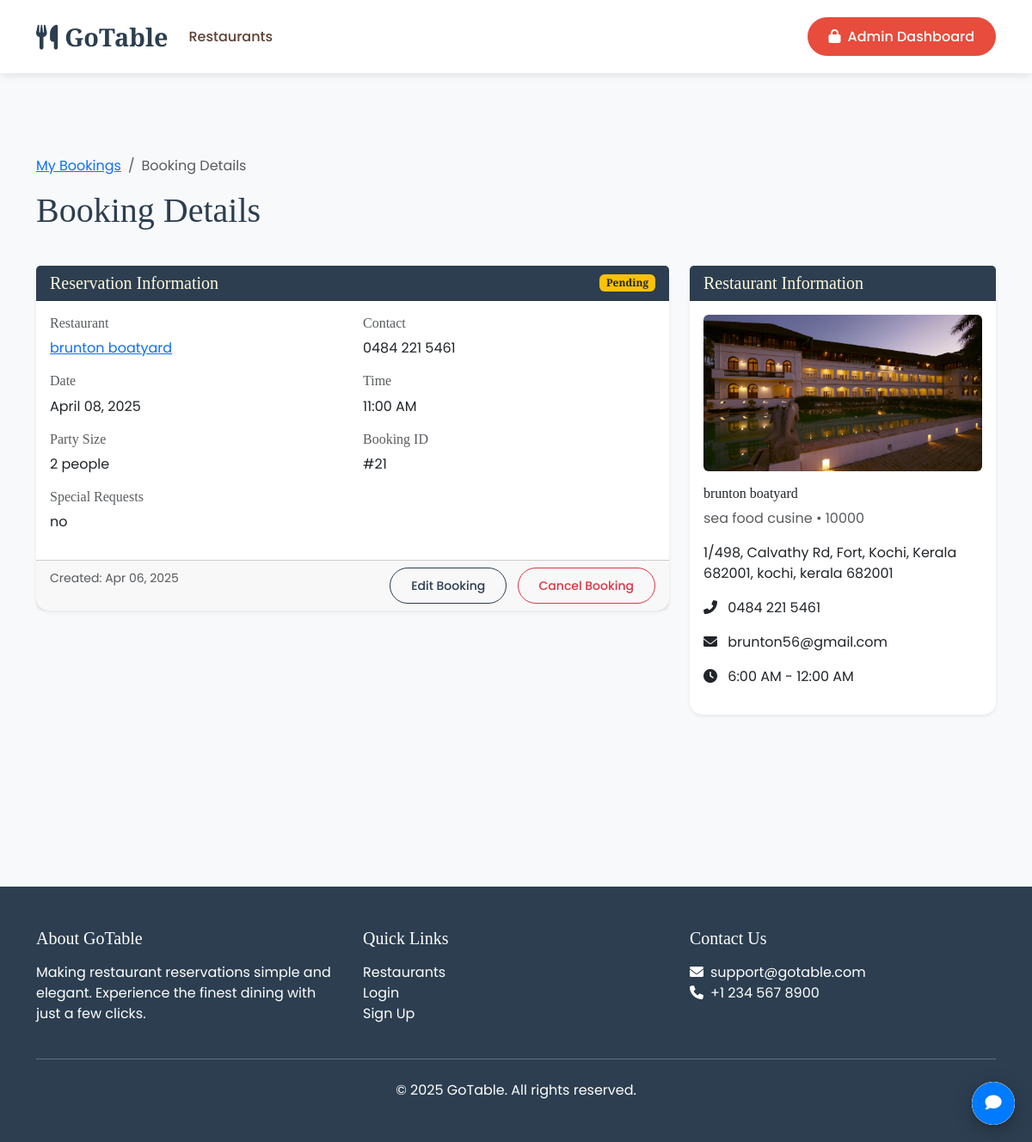
The page /bookings/21/ (signed in) on the database its author committed.
### bookings/models.py (models this page shows, shortened)
class Booking(models.Model):
    STATUS_CHOICES = (
        ('pending', 'Pending'),
        ('confirmed', 'Confirmed'),
        ('completed', 'Completed'),
        ('cancelled', 'Cancelled'),
    )
    SEATING_CHOICES = (
        ('standard', 'Standard Table'),
        ('booth', 'Booth'),
        ('outdoor', 'Outdoor Seating'),
        ('private_room', 'Private Room'),
        ('bar', 'Bar Seating'),
        ('high_top', 'High Top Table'),
        ('window', 'Window Table'),
        ('counter', 'Counter Seating'),
    )
    PAYMENT_STATUS_CHOICES = (
        ('pending', 'Pending'),
        ('completed', 'Completed'),
        ('failed', 'Failed'),
    )
    user = models.ForeignKey(settings.AUTH_USER_MODEL, on_delete=models.CASCADE, related_name='bookings')
    restaurant = models.ForeignKey(Restaurant, on_delete=models.CASCADE, related_name='bookings')
    booking_date = models.DateField(default=timezone.now)
    booking_time = models.TimeField(default=timezone.now)
    party_size = models.PositiveIntegerField(validators=[MinValueValidator(1), MaxValueValidator(20)], default=2)
    seating_preference = models.CharField(max_length=20, choices=SEATING_CHOICES, default='standard')
    special_requests = models.TextField(blank=True, null=True)
    status = models.CharField(max_length=20, choices=STATUS_CHOICES, default='pending')
    payment_status = models.CharField(max_length=20, choices=PAYMENT_STATUS_CHOICES, default='pending')
    amount = models.DecimalField(max_digits=10, decimal_places=2, default=0)
    created_at = models.DateTimeField(auto_now_add=True)
    updated_at = models.DateTimeField(auto_now=True)
    class Meta:
        ordering = ['-booking_date', '-booking_time']
        constraints = [
            models.UniqueConstraint(
                fields=['restaurant', 'booking_date', 'booking_time'],
                name='unique_restaurant_booking'
            )
        ]

### restaurants/models.py (models this page shows, shortened)
class Restaurant(models.Model):
    name = models.CharField(max_length=200)
    slug = models.SlugField(unique=True, blank=True)
    owner = models.ForeignKey('accounts.CustomUser', on_delete=models.CASCADE, related_name='restaurants')
    description = models.TextField()
    address = models.TextField()
    city = models.CharField(max_length=100)
    state = models.CharField(max_length=100)
    country = models.CharField(max_length=100)
    postal_code = models.CharField(max_length=20)
    phone = models.CharField(max_length=20)
    email = models.EmailField()
    website = models.URLField(blank=True)
    opening_time = models.TimeField()
    closing_time = models.TimeField()
    cuisine_type = models.CharField(max_length=100)
    price_range = models.CharField(max_length=50)
    image = models.ImageField(upload_to='restaurant_images/')
    is_active = models.BooleanField(default=True)
    is_featured = models.BooleanField(default=False)
    rating = models.FloatField(default=0.0)
    created_at = models.DateTimeField(auto_now_add=True)
    updated_at = models.DateTimeField(auto_now=True)

### bookings/views.py (the view)
# urls.py: path('<int:pk>/', views.booking_detail, name='detail'),
@login_required
def booking_detail(request, pk):
    booking = get_object_or_404(Booking, pk=pk, user=request.user)
    return render(request, 'bookings/booking_detail.html', {'booking': booking})

### templates/bookings/booking_detail.html (shortened to what this page needs)
{% extends 'base.html' %}
{% load static %}
{% block content %}
<div class="container py-5">
    <div class="row mb-4">
        <div class="col">
            <nav aria-label="breadcrumb">
                <ol class="breadcrumb">
                    <li class="breadcrumb-item"><a href="{% url 'bookings:list' %}">My Bookings</a></li>
                    <li class="breadcrumb-item active" aria-current="page">Booking Details</li>
                </ol>
            </nav>
            <h1 class="mb-3">Booking Details</h1>
        </div>
    </div>
    <div class="row">
        <div class="col-md-8">
            <div class="card shadow-sm mb-4">
                <div class="card-header d-flex justify-content-between align-items-center">
                    <h5 class="mb-0">Reservation Information</h5>
                    <span class="badge {% if booking.status == 'pending' %}bg-warning text-dark{% elif booking.status == 'confirmed' %}bg-success{% elif booking.status == 'completed' %}bg-info{% elif booking.status == 'cancelled' %}bg-danger{% endif %}">
                        {{ booking.status|title }}
                    </span>
                </div>
                <div class="card-body">
                    <div class="row mb-3">
                        <div class="col-md-6">
                            <h6 class="text-muted">Restaurant</h6>
                            <p class="mb-0">
                                <a href="{% url 'restaurants:detail' booking.restaurant.slug %}">
                                    {{ booking.restaurant.name }}
                                </a>
                            </p>
                        </div>
                        <div class="col-md-6">
                            <h6 class="text-muted">Contact</h6>
                            <p class="mb-0">{{ booking.restaurant.phone }}</p>
                        </div>
                    </div>
                    <div class="row mb-3">
                        <div class="col-md-6">
                            <h6 class="text-muted">Date</h6>
                            <p class="mb-0">{{ booking.booking_date|date:"F d, Y" }}</p>
                        </div>
                        <div class="col-md-6">
                            <h6 class="text-muted">Time</h6>
                            <p class="mb-0">{{ booking.booking_time|time:"g:i A" }}</p>
                        </div>
                    </div>
                    <div class="row mb-3">
                        <div class="col-md-6">
                            <h6 class="text-muted">Party Size</h6>
                            <p class="mb-0">{{ booking.party_size }} people</p>
                        </div>
                        <div class="col-md-6">
                            <h6 class="text-muted">Booking ID</h6>
                            <p class="mb-0">#{{ booking.id }}</p>
                        </div>
                    </div>
                    {% if booking.special_requests %}
                    <div class="row mb-3">
                        <div class="col-12">
                            <h6 class="text-muted">Special Requests</h6>
                            <p class="mb-0">{{ booking.special_requests }}</p>
                        </div>
                    </div>
                    {% endif %}
                </div>
                <div class="card-footer">
                    <div class="d-flex justify-content-between">
                        <div>
                            <small class="text-muted">Created: {{ booking.created_at|date:"M d, Y" }}</small>
                        </div>
                        <div>
                            {% if booking.status == 'pending' or booking.status == 'confirmed' %}
                            <a href="{% url 'bookings:update' pk=booking.pk %}" class="btn btn-sm btn-outline-primary me-2">Edit Booking</a>
                            <a href="{% url 'bookings:delete' pk=booking.pk %}" class="btn btn-sm btn-outline-danger cancel-booking" data-booking-id="{{ booking.pk }}">Cancel Booking</a>
                            {% endif %}
                        </div>
                    </div>
                </div>
            </div>
        </div>
        <div class="col-md-4">
            <div class="card shadow-sm mb-4">
                <div class="card-header">
                    <h5 class="mb-0">Restaurant Information</h5>
                </div>
                <div class="card-body">
                    {% if booking.restaurant.image %}
                    <img src="{{ booking.restaurant.image.url }}" alt="{{ booking.restaurant.name }}" class="img-fluid rounded mb-3">
                    {% endif %}
                    <h6>{{ booking.restaurant.name }}</h6>
                    <p class="text-muted">{{ booking.restaurant.cuisine_type }} • {{ booking.restaurant.price_range }}</p>
                    <p>{{ booking.restaurant.address }}, {{ booking.restaurant.city }}, {{ booking.restaurant.state }} {{ booking.restaurant.postal_code }}</p>
                    <p><i class="fas fa-phone-alt me-2"></i> {{ booking.restaurant.phone }}</p>
                    <p><i class="fas fa-envelope me-2"></i> {{ booking.restaurant.email }}</p>
                    <p><i class="fas fa-clock me-2"></i> {{ booking.restaurant.opening_time|time:"g:i A" }} - {{ booking.restaurant.closing_time|time:"g:i A" }}</p>
                </div>
            </div>
        </div>
    </div>
</div>
{% endblock %}

### static/css/theme.css (style rules this page uses)
:root { --primary-color: #8B4513; --secondary-color: #D2691E; --accent-color: #DEB887; --background-color: #FFF8DC; --surface-color: #ffffff; --text-color: #2C1810; --text-secondary: #5C4033; --border-color: #DEB887; --card-shadow: 0 4px 6px rgba(0, 0, 0, 0.1); --hover-color: #F4A460; }
body { background-color: var(--background-color); color: var(--text-color); transition: all 0.3s ease; }
.card { background-color: var(--surface-color); border-color: var(--border-color); box-shadow: var(--card-shadow); transition: transform 0.3s ease; }
.card-header { background-color: var(--primary-color) !important; color: var(--background-color) !important; font-family: 'Playfair Display', serif; }
.btn-outline-primary { color: var(--primary-color) !important; border-color: var(--primary-color) !important; }

### templates/base.html (style rules this page uses)
:root { --primary-color: #2c3e50; --accent-color: #e74c3c; --text-color: #2c3e50; --light-bg: #f8f9fa; }
body { font-family: 'Poppins', sans-serif; color: var(--text-color); background-color: var(--light-bg); }
h1, h2, h3, h4, h5, h6 { font-family: 'Playfair Display', serif; }
.btn { padding: 0.6rem 1.5rem; border-radius: 30px; font-weight: 500; transition: all 0.3s ease; }
.card { border: none; border-radius: 15px; box-shadow: 0 5px 15px rgba(0,0,0,0.05); transition: all 0.3s ease; }

### rows shown on the page
Booking: status "Pending", restaurant.name "brunton boatyard", restaurant.phone "0484 221 5461", booking_date "April 08, 2025", booking_time "11:00 AM", party_size "2", id "21", special_requests "no", created_at "Apr 06, 2025", restaurant.image (picture), restaurant.cuisine_type "sea food cusine", restaurant.price_range "10000", restaurant.address "1/498, Calvathy Rd, Fort, Kochi, Kerala 682001", restaurant.city "kochi", restaurant.state "kerala", restaurant.postal_code "682001", restaurant.email "brunton56@gmail.com", restaurant.opening_time "6:00 AM", restaurant.closing_time "12:00 AM"
